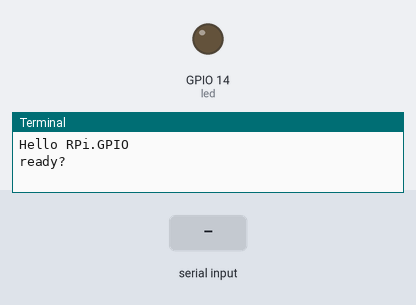
This program was run on a simulated Raspberry Pi (BCM pin numbers). Shown: output pins drawn as LEDs (lit = HIGH), the last lines printed to the terminal. Dashed ring = blinking. The test bench sets the inputs (shaded band).

Above: at 1.2 s.
1.3 s: "1" typed at the terminal
At 1.45 s:
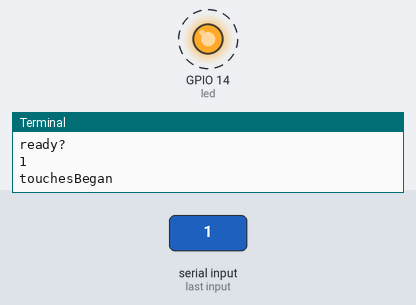
Timing chart, 0 to 10.3 s (numbered marks = the images above; inputs shaded):
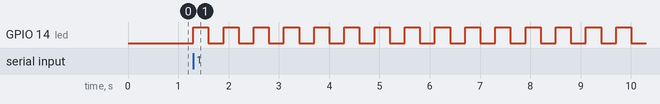

Measured:
- after the input at 1.3 s, GPIO 14 (led): alternates HIGH for 0.30 s and LOW for 0.30 s, starting at once

The program:

gpio.py
```python
#coding: UTF-8

import RPi.GPIO as GPIO
import time

print "Hello RPi.GPIO"

GPIO.setmode(GPIO.BCM)
GPIO.setwarnings(False)

led = 14
GPIO.setup(led, GPIO.OUT)
GPIO.output(led, 0)

print "ready?"
raw_input()

i = 0
while i<10000:
    print "touchesBegan"
    GPIO.output(led, 1)
    time.sleep(0.3)
    print "touchesEnded"
    GPIO.output(led, 0)
    time.sleep(0.3)
    i += 1

GPIO.cleanup()
```
